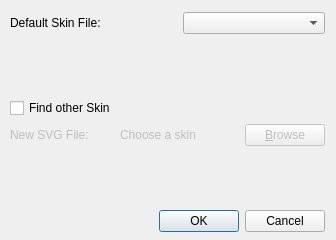
<ui version="4.0" >
 <class>finderSkinUI</class>
 <widget class="QDialog" name="finderSkinUI" >
  <property name="geometry" >
   <rect>
    <x>0</x>
    <y>0</y>
    <width>336</width>
    <height>240</height>
   </rect>
  </property>
  <property name="sizePolicy" >
   <sizepolicy vsizetype="Minimum" hsizetype="Minimum" >
    <horstretch>0</horstretch>
    <verstretch>0</verstretch>
   </sizepolicy>
  </property>
  <property name="minimumSize" >
   <size>
    <width>336</width>
    <height>240</height>
   </size>
  </property>
  <property name="maximumSize" >
   <size>
    <width>336</width>
    <height>240</height>
   </size>
  </property>
  <property name="windowTitle" >
   <string>Find out a new skin</string>
  </property>
  <property name="windowIcon" >
   <iconset>
    <normaloff>../hi32-app-kscd.png</normaloff>../hi32-app-kscd.png</iconset>
  </property>
  <widget class="QWidget" name="layoutWidget" >
   <property name="geometry" >
    <rect>
     <x>10</x>
     <y>12</y>
     <width>315</width>
     <height>220</height>
    </rect>
   </property>
   <layout class="QGridLayout" >
    <item row="0" column="0" colspan="2" >
     <widget class="QLabel" name="lDefaultSkin" >
      <property name="text" >
       <string>Default Skin File:</string>
      </property>
     </widget>
    </item>
    <item row="0" column="2" colspan="2" >
     <widget class="QComboBox" name="comboBoxTitleSkin" />
    </item>
    <item row="1" column="0" >
     <spacer>
      <property name="orientation" >
       <enum>Qt::Vertical</enum>
      </property>
      <property name="sizeHint" stdset="0" >
       <size>
        <width>104</width>
        <height>41</height>
       </size>
      </property>
     </spacer>
    </item>
    <item row="2" column="0" colspan="3" >
     <widget class="QCheckBox" name="checkOtherSkin" >
      <property name="text" >
       <string>Find other Skin</string>
      </property>
     </widget>
    </item>
    <item row="3" column="0" >
     <widget class="QLabel" name="lNewSkin" >
      <property name="enabled" >
       <bool>false</bool>
      </property>
      <property name="text" >
       <string>New SVG File:</string>
      </property>
     </widget>
    </item>
    <item row="3" column="1" colspan="2" >
     <widget class="QLabel" name="lTitleSkin" >
      <property name="enabled" >
       <bool>false</bool>
      </property>
      <property name="text" >
       <string>Choose a skin</string>
      </property>
     </widget>
    </item>
    <item row="3" column="3" >
     <widget class="QPushButton" name="browserButton" >
      <property name="enabled" >
       <bool>false</bool>
      </property>
      <property name="text" >
       <string>&amp;Browse</string>
      </property>
     </widget>
    </item>
    <item row="4" column="0" colspan="2" >
     <spacer>
      <property name="orientation" >
       <enum>Qt::Vertical</enum>
      </property>
      <property name="sizeHint" stdset="0" >
       <size>
        <width>104</width>
        <height>41</height>
       </size>
      </property>
     </spacer>
    </item>
    <item row="5" column="0" colspan="4" >
     <widget class="QDialogButtonBox" name="buttonBox" >
      <property name="orientation" >
       <enum>Qt::Horizontal</enum>
      </property>
      <property name="standardButtons" >
       <set>QDialogButtonBox::Cancel|QDialogButtonBox::Ok</set>
      </property>
     </widget>
    </item>
   </layout>
  </widget>
 </widget>
 <resources/>
 <connections/>
</ui>
